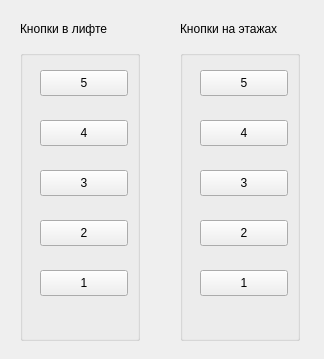
<?xml version="1.0" encoding="UTF-8"?>
<ui version="4.0">
 <class>MainWindow</class>
 <widget class="QMainWindow" name="MainWindow">
  <property name="geometry">
   <rect>
    <x>0</x>
    <y>0</y>
    <width>324</width>
    <height>359</height>
   </rect>
  </property>
  <property name="windowTitle">
   <string>MainWindow</string>
  </property>
  <widget class="QWidget" name="centralwidget">
   <widget class="QGroupBox" name="lift_buttons">
    <property name="geometry">
     <rect>
      <x>20</x>
      <y>50</y>
      <width>120</width>
      <height>291</height>
     </rect>
    </property>
    <property name="title">
     <string/>
    </property>
    <widget class="QPushButton" name="lift_btn_5">
     <property name="geometry">
      <rect>
       <x>20</x>
       <y>20</y>
       <width>88</width>
       <height>26</height>
      </rect>
     </property>
     <property name="text">
      <string>5</string>
     </property>
    </widget>
    <widget class="QPushButton" name="lift_btn_4">
     <property name="geometry">
      <rect>
       <x>20</x>
       <y>70</y>
       <width>88</width>
       <height>26</height>
      </rect>
     </property>
     <property name="text">
      <string>4</string>
     </property>
    </widget>
    <widget class="QPushButton" name="lift_btn_3">
     <property name="geometry">
      <rect>
       <x>20</x>
       <y>120</y>
       <width>88</width>
       <height>26</height>
      </rect>
     </property>
     <property name="text">
      <string>3</string>
     </property>
    </widget>
    <widget class="QPushButton" name="lift_btn_2">
     <property name="geometry">
      <rect>
       <x>20</x>
       <y>170</y>
       <width>88</width>
       <height>26</height>
      </rect>
     </property>
     <property name="text">
      <string>2</string>
     </property>
    </widget>
    <widget class="QPushButton" name="lift_btn_1">
     <property name="geometry">
      <rect>
       <x>20</x>
       <y>220</y>
       <width>88</width>
       <height>26</height>
      </rect>
     </property>
     <property name="text">
      <string>1</string>
     </property>
    </widget>
   </widget>
   <widget class="QGroupBox" name="floor_buttons">
    <property name="geometry">
     <rect>
      <x>180</x>
      <y>50</y>
      <width>120</width>
      <height>291</height>
     </rect>
    </property>
    <property name="title">
     <string/>
    </property>
    <widget class="QPushButton" name="floor_btn_5">
     <property name="geometry">
      <rect>
       <x>20</x>
       <y>20</y>
       <width>88</width>
       <height>26</height>
      </rect>
     </property>
     <property name="text">
      <string>5</string>
     </property>
    </widget>
    <widget class="QPushButton" name="floor_btn_4">
     <property name="geometry">
      <rect>
       <x>20</x>
       <y>70</y>
       <width>88</width>
       <height>26</height>
      </rect>
     </property>
     <property name="text">
      <string>4</string>
     </property>
    </widget>
    <widget class="QPushButton" name="floor_btn_3">
     <property name="geometry">
      <rect>
       <x>20</x>
       <y>120</y>
       <width>88</width>
       <height>26</height>
      </rect>
     </property>
     <property name="text">
      <string>3</string>
     </property>
    </widget>
    <widget class="QPushButton" name="floor_btn_2">
     <property name="geometry">
      <rect>
       <x>20</x>
       <y>170</y>
       <width>88</width>
       <height>26</height>
      </rect>
     </property>
     <property name="text">
      <string>2</string>
     </property>
    </widget>
    <widget class="QPushButton" name="floor_btn_1">
     <property name="geometry">
      <rect>
       <x>20</x>
       <y>220</y>
       <width>88</width>
       <height>26</height>
      </rect>
     </property>
     <property name="text">
      <string>1</string>
     </property>
    </widget>
   </widget>
   <widget class="QLabel" name="label">
    <property name="geometry">
     <rect>
      <x>20</x>
      <y>20</y>
      <width>121</width>
      <height>18</height>
     </rect>
    </property>
    <property name="text">
     <string>Кнопки в лифте</string>
    </property>
   </widget>
   <widget class="QLabel" name="label_2">
    <property name="geometry">
     <rect>
      <x>180</x>
      <y>20</y>
      <width>131</width>
      <height>18</height>
     </rect>
    </property>
    <property name="text">
     <string>Кнопки на этажах</string>
    </property>
   </widget>
  </widget>
 </widget>
 <resources/>
 <connections/>
</ui>
